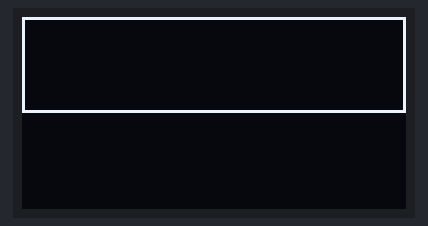
A program run on a simulated ESP32 board running MicroPython. Parts: 128×64 one-colour display. At 0.1 s the program stops and its outputs stay as they are.

Above: at 0.1 s.

The program:

testOLEDsh.py
```python
from machine import Pin, I2C
import sh1106

i2c = I2C(scl=Pin(22), sda=Pin(21), freq=200000)
display = sh1106.SH1106_I2C(128, 64, i2c, None, 0x3c)
display.sleep(False)
display.fill(0)
display.rect(0, 0, 128, 32, 1)
display.show()
```
